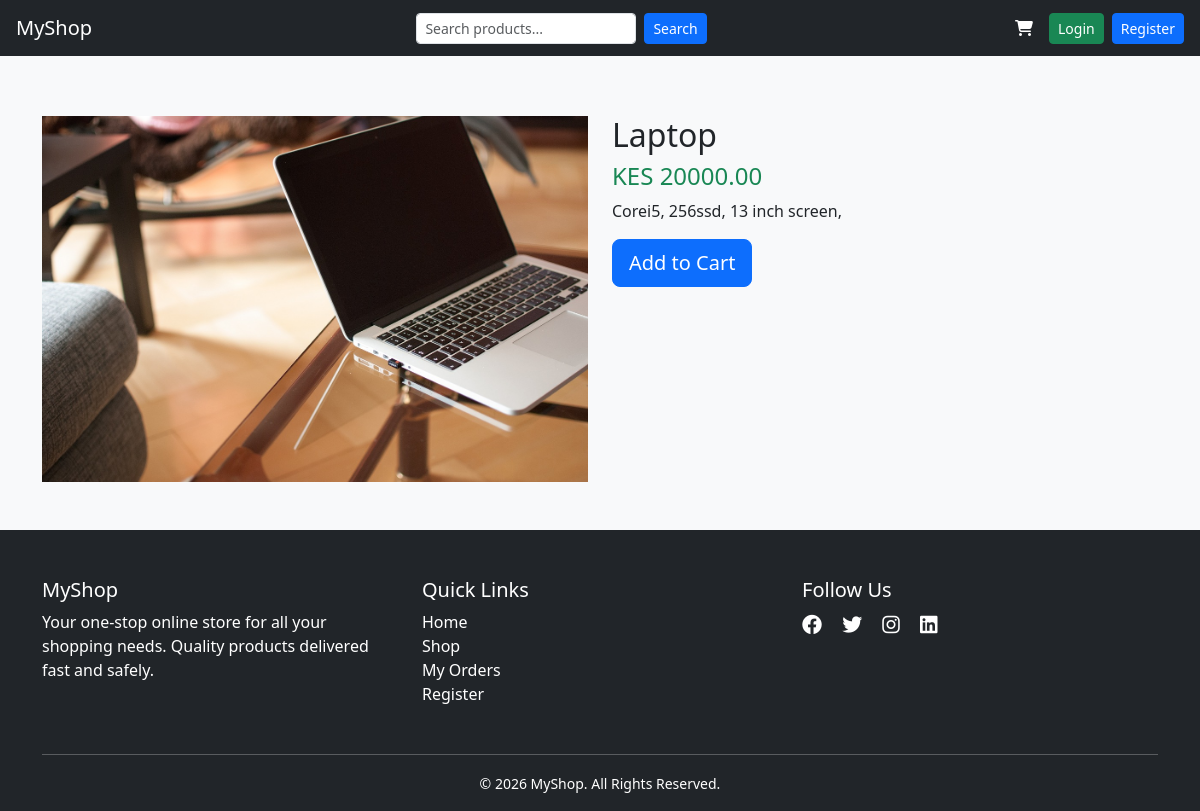
/product/1/, run on the app's committed database.
### products/models.py (models this page shows, shortened)
class Product(models.Model):
    name = models.CharField(max_length=200)
    price = models.DecimalField(max_digits=10, decimal_places=2)
    description = models.TextField()
    image = models.ImageField(upload_to='products/', null=True, blank=True)
    from django.contrib.auth.models import User

### products/views.py (the view)
# urls.py: path('product/<int:product_id>/', views.product_detail, name='product_detail'),
def product_detail(request, product_id):
    product = get_object_or_404(Product, id=product_id)
    return render(request, 'products/detail.html', {'product': product})

### products/templates/products/detail.html
{% extends 'products/base.html' %}
{% block content %}
<div class="row">
    <div class="col-md-6">
        {% if product.image %}
            <img src="{{ product.image.url }}" class="img-fluid" alt="{{ product.name }}">
        {% endif %}
    </div>
    <div class="col-md-6">
        <h2>{{ product.name }}</h2>
        <h4 class="text-success">KES {{ product.price }}</h4>
        <p>{{ product.description }}</p>
        <a href="{% url 'add_to_cart' product.id %}" class="btn btn-primary btn-lg">Add to Cart</a>
    </div>
</div>
{% endblock %}

### data on the page
Product: image (picture), name "Laptop", price "20000.00", description "Corei5, 256ssd, 13 inch screen,"
